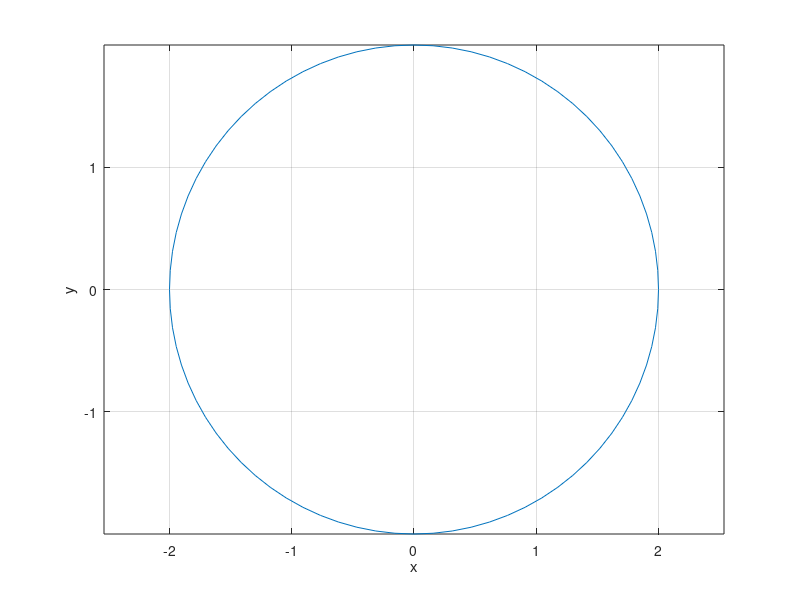

The MATLAB source for this figure:
 aplha=0:pi/40:2*pi;
 r=2;
 x=r*cos(aplha);
 y=r*sin(aplha);
 plot(x,y,'-');
 axis equal
 grid on
 xlabel('x');
 ylabel('y')